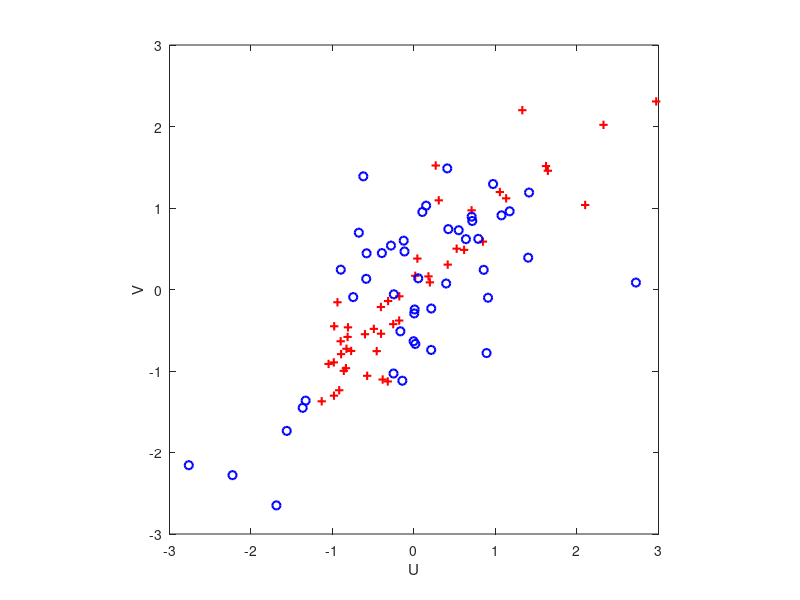

The MATLAB script that drew this image: (Note: this script raises an error after producing the figure.)
%% Example 10.9
% Returning to the temperature-humidity-evaporation data from Example 10.7,
% compute and assess the canonical correlation among the data.

%% Importing Data
clear; clf; close all;
the = importdata("the.dat");

%% Data
x = the(:, 1:9);
y = the(:, 10:end);

%% Canonical Correlation
[a, b, r, u, v, stats] = canoncorr(x, y);

disp(stats.pF)
disp(stats.pChisq)

% The canonical correlations are high, and the p-values are all small,
% rejecting the null hypothesis that the data correlations are zero.

%% Plot Canonical Variable Scores
figure(1);
plot(u(:,1), v(:,1), 'r+', 'LineWidth', 1.5)
hold on
plot(u(:,2), v(:,2), 'bo', 'LineWidth', 1.5)
hold off
axis equal square

xlabel 'U'
ylabel 'V'
legend(strcat("R^2 = ", string(r(1))), strcat("R^2 = ", string(r(2))),'Location','nw')
title 'Canonical Variable Scores for Temperature-Humidity-Wind Speed Data'